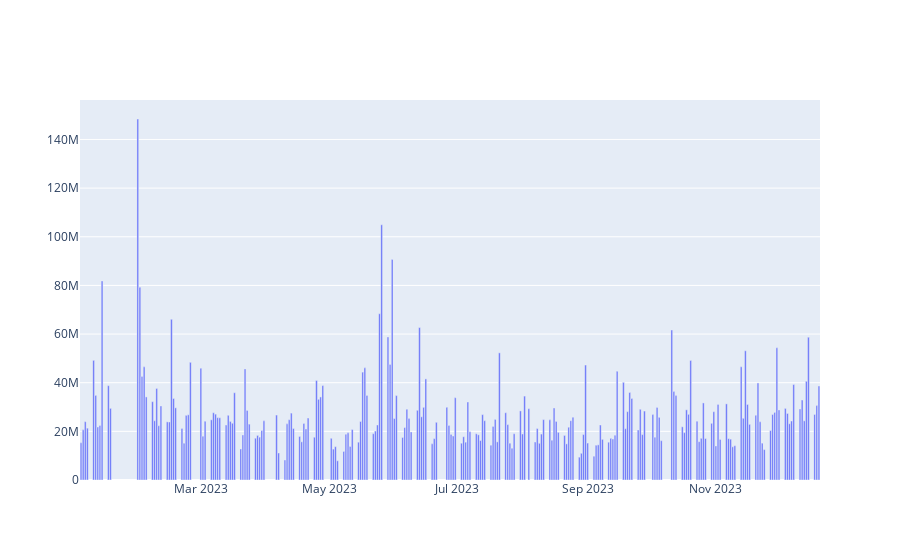

The code cell stored with this chart in its notebook:
### Markdown cell above
# 2. Present Volume via Bar Graph

### Code cell
import plotly.graph_objects as go
import pandas as pd
df = pd.read_csv("./tsmc2023.csv")
fig = go.Figure()
fig.add_trace(go.Bar(x=df['date'], y=df['Trading_Volume']))
fig.show()

### Figure 1 — Plotly figure (JSON) as saved in the notebook; plotly's stock layout.template omitted (floating-point values rounded to 4 significant figures; data arrays with more than 128 entries replaced by an {"elided": "..."} marker saying what was removed)
{"data": [{"type": "bar", "x": {"elided": "232 str values"}, "y": {"elided": "232 int values"}}], "layout": {}}
